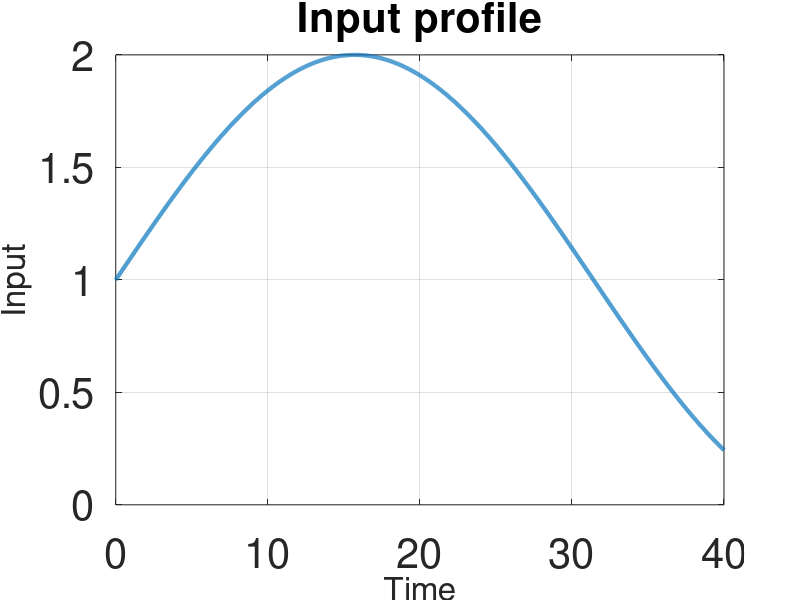

The MATLAB source for this figure: (Note: this script raises an error after producing the figure.)
% Delete all variables, close all figures,  clear the workspace
clear; close all; clc

%< ----------- System initial state and inputs -------------------->
A_1 = 2;                         % tank 1 cross sectional area, m^2
A_2 = 5;                         % tank 2 cross sectional area, m^2
tend = 40;                       % simulation end time
sigma_y = 0.01;                  % measurement noise std
sigma_x = [1,1]';                % process noise std
R_1 = 1;                         % resistance to the flow F_1
R_2 = 1;                         % resistance to the flow F_2
u_func   = @(t) sin(0.1*t)+1;    % Input function
T = 0.01;                        % sample time
t = 0:T:tend;                    % Time horizon for simulation
u = u_func(t);

x0 = [0 1]';                     % True Initial state of the process 

plot(t,u,'LineWidth',3);         % Plot input profile
set(gca,'FontSize',30)
grid on
xlabel('Time', 'FontSize', 24)
ylabel('Input', 'FontSize',24)
title('Input profile', 'FontSize',30)

%< ---------------------------------------------------------------->

%< -------------------- System matrices --------------------------->
A = [-1/(A_1*R_1) 0;1/(A_2*R_1) -1/(A_2*R_2)];  % State matrix
B = [1/A_1; 0];                                 % Input matrix
C = [0 1];                                      % Output matrix
% Discrete-time LTI matrices
Ad = T*A + eye(size(A));                       % Discrete State matrix
Bd = T*B;                                      % Discrete Input matrix
Cd = C;
Dd = 0;
%< ---------------------------------------------------------------->

%< ----------------- Simulate the system -------------------------->
[t,h1,h2]=CascadeSimulator(A,B,x0,sigma_x,sigma_y,tend,u_func,T);
yn = h2;
%< ---------------------------------------------------------------->

%< ------------------ Test Observability -------------------------->
Od = [Cd Cd*Ad];
rank(Od)
%< ---------------------------------------------------------------->

%< ----------------- Kalman Filter -------------------------------->
x0_hat = [0.5 0.5]';                   % Estimate (guess) of initial state
P0     = [0.01 0; 0 0.01];          % Covariance of initial state estimate
Q      = [0.1 0; 0 0.1];            % State noise covariance matrix
R      = 1;                         % Measurement noise covariance matirx

xhat(:,1) = x0_hat;
P = P0;
Pout{1,1} = P0;

for i=2:length(yn)
    % time update
    xhat(:,i) = Ad*xhat(:,i-1) + Bd*u(:,i-1);
    P = Ad*P*Ad' + Q;
    
    % Measurement update
    K = P*Cd'*(Cd*P*Cd'+R)^-1;
    xhat(:,i) = xhat(:,i) + K * (yn(i) - Cd*xhat(:,i) -Dd*u(:,i));
    P=(eye(size(P)) - K*Cd)*P*(eye(size(P)) - K*Cd)' + K*R*K';
    
end
%< ---------------------------------------------------------------->

%< ------------------------ Plot the results ----------------------->
figure()
subplot(1,2,1)
plot(t,h1(1,:),'LineWidth', 3)
hold on
plot(t,xhat(1,:), '-.r','LineWidth',3)
grid on
set(gca,'FontSize',20)
xlabel('Time', 'FontSize',20)
ylabel('h1','FontSize',20)

subplot(1,2,2)
plot(t,h2(1,:),'LineWidth', 3)
hold on
plot(t,xhat(2,:), '-.r','LineWidth',3)
grid on
set(gca,'FontSize',20)
xlabel('Time','FontSize',20)
ylabel('h2','FontSize',20)

legend('Process', 'Kalman Estimate')
%< ----------------------------------------------------------------->